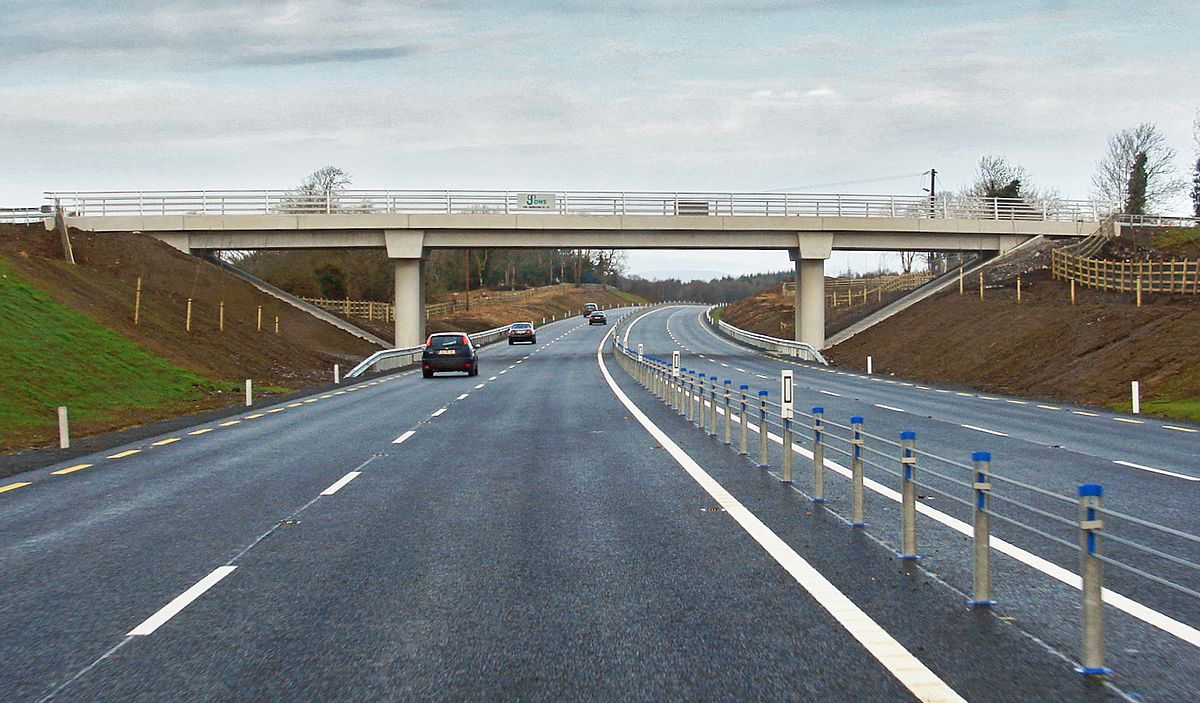
#> input picture Selfdriving-ETS2/Test-ruta.jpg, 1200 x 703 px
$ python -i calles.py   (imports and definitions only)
#> lines starting #> are read from the running program, lines starting #| are printed output that depends on the picture; after the words box and inside, x2 and y2 are one past the last pixel; in counts of white or black regions, pixels touching at a corner belong together
import cv2
from PIL import ImageGrab
import numpy as np
import matplotlib.pyplot as plt
import time

# [1 line that did not run here, left out]

def canny(image):
    gray = cv2.cvtColor(image, cv2.COLOR_RGB2GRAY)
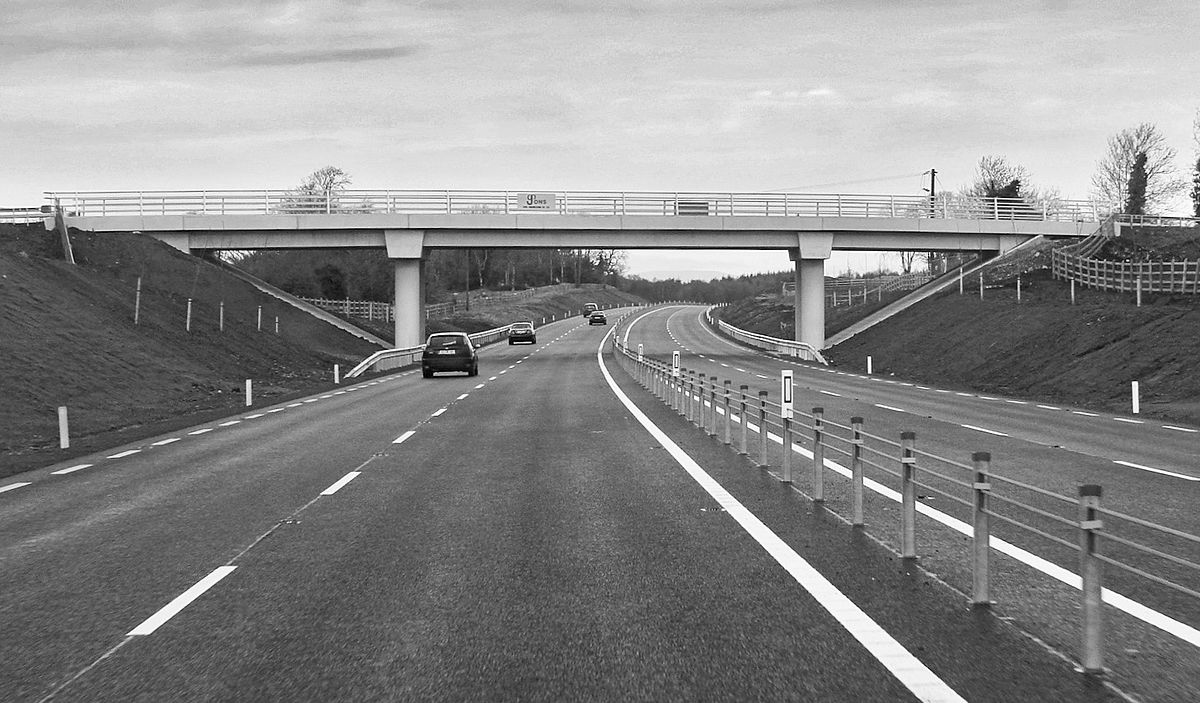
#> gray: shape (703, 1200); min 0, max 255, mean 137.1
    blur = cv2.GaussianBlur(gray, (5, 5), 0)
    canny = cv2.Canny(blur, 50, 150)
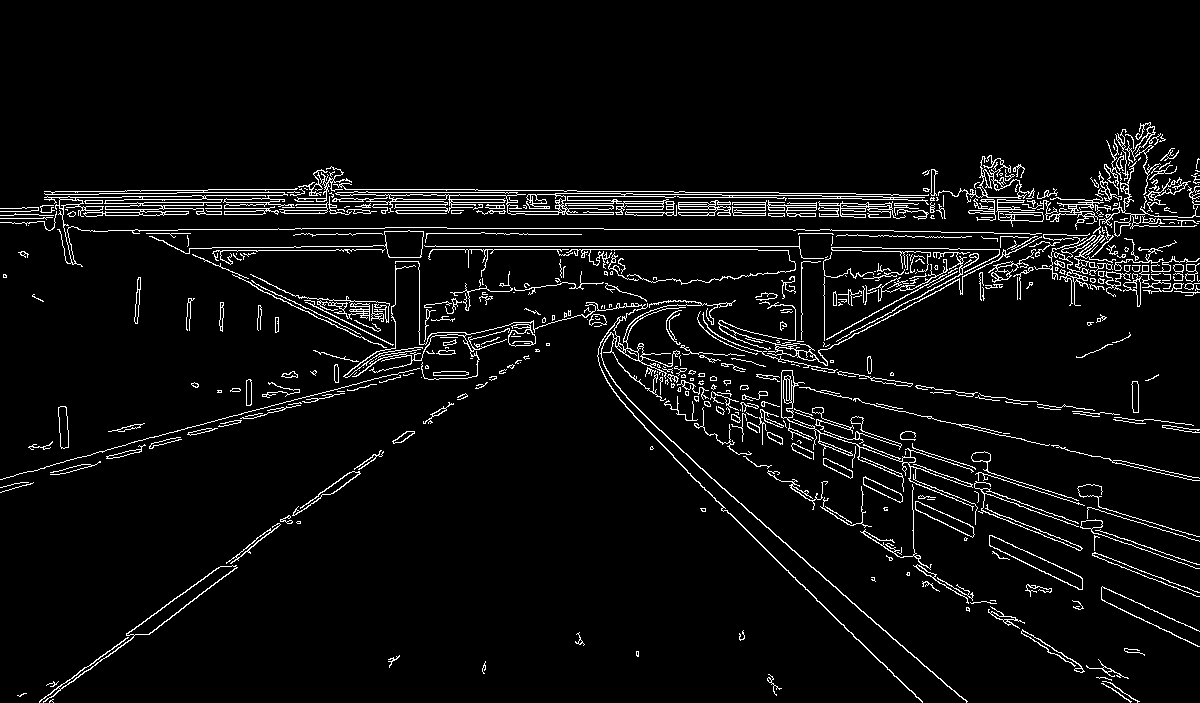
#> canny: shape (703, 1200); 5% white in thin lines or dots, all inside (x1, y1, x2, y2) = (0, 122, 1200, 703)
    return canny

def make_coordinates(image, line_parameters):
    slope, intercept = line_parameters
    y1 = image.shape[0]
    y2 = int(y1*3/5)
    x1 = int((y1 - intercept)/slope)
    x2 = int((y2 - intercept)/slope)
    return np.array([x1, y1, x2, y2])

def average_slope_intercept(image, lines):
    left_fit = []
    right_fit = []
    for line in lines:
        x1, y1, x2, y2 = line.reshape(4)
        parameters = np.polyfit((x1, x2), (y1, y2), 1)
        slope = parameters[0]
        intercept = parameters[1]
        if slope < 0:
            left_fit.append((slope, intercept))
        else:
            right_fit.append((slope, intercept))
    left_fit_average = np.average(left_fit, axis=0)
    right_fit_average = np.average(right_fit, axis=0)
    left_line = make_coordinates(image, left_fit_average)
    right_line = make_coordinates(image, right_fit_average)
    return np.array([left_line, right_line])

def display_lines(image, lines):
    line_image = np.zeros_like(image)
    if lines is not None:
        for x1, y1, x2, y2 in lines:
            cv2.line(line_image, (x1, y1), (x2, y2), (255, 0, 0), 10)
    return line_image

def region_de_interes(image):
    height = image.shape[0]
    polygons = np.array([
        [(0, height), (1100, height), (550, 330)]
        ])
    mask = np.zeros_like(image)
    cv2.fillPoly(mask, polygons, 255)
    masked_image = cv2.bitwise_and(image, mask)
    return masked_image

# [10 lines of commented-out code are left out]

# [14 lines not run here, left out]

>>> import cv2
>>> picture = cv2.cvtColor(cv2.imread('Test-ruta.jpg'), cv2.COLOR_BGR2RGB)
>>> result = canny(picture)
